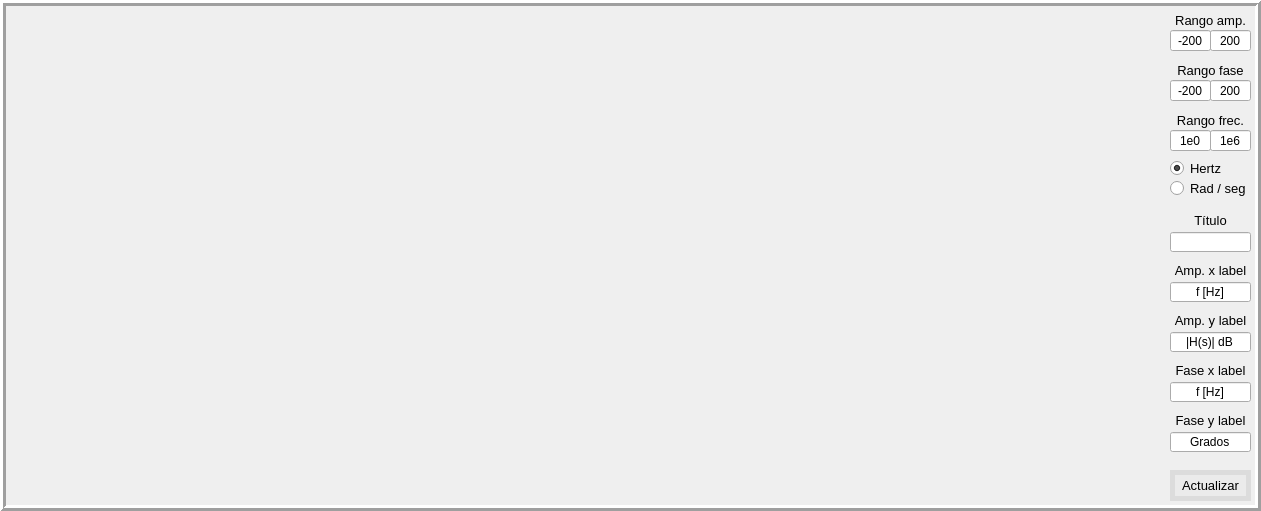
   <widget class="QFrame" name="frameplot">
    <property name="geometry">
     <rect>
      <x>10</x>
      <y>180</y>
      <width>1261</width>
      <height>511</height>
     </rect>
    </property>
    <property name="frameShape">
     <enum>QFrame::Box</enum>
    </property>
    <property name="frameShadow">
     <enum>QFrame::Raised</enum>
    </property>
    <property name="lineWidth">
     <number>3</number>
    </property>
    <widget class="QFrame" name="frameplotsetup">
     <property name="geometry">
      <rect>
       <x>1160</x>
       <y>10</y>
       <width>91</width>
       <height>491</height>
      </rect>
     </property>
     <property name="frameShape">
      <enum>QFrame::NoFrame</enum>
     </property>
     <property name="frameShadow">
      <enum>QFrame::Raised</enum>
     </property>
     <property name="lineWidth">
      <number>2</number>
     </property>
     <widget class="QLineEdit" name="editaylabel">
      <property name="geometry">
       <rect>
        <x>10</x>
        <y>322</y>
        <width>81</width>
        <height>20</height>
       </rect>
      </property>
      <property name="text">
       <string>|H(s)| dB</string>
      </property>
      <property name="alignment">
       <set>Qt::AlignCenter</set>
      </property>
     </widget>
     <widget class="QLineEdit" name="editaxlabel">
      <property name="geometry">
       <rect>
        <x>10</x>
        <y>272</y>
        <width>81</width>
        <height>20</height>
       </rect>
      </property>
      <property name="text">
       <string>f [Hz]</string>
      </property>
      <property name="alignment">
       <set>Qt::AlignCenter</set>
      </property>
     </widget>
     <widget class="QLabel" name="fxlabel">
      <property name="geometry">
       <rect>
        <x>10</x>
        <y>350</y>
        <width>81</width>
        <height>20</height>
       </rect>
      </property>
      <property name="font">
       <font>
        <pointsize>10</pointsize>
        <underline>false</underline>
       </font>
      </property>
      <property name="text">
       <string>Fase x label</string>
      </property>
      <property name="alignment">
       <set>Qt::AlignCenter</set>
      </property>
     </widget>
     <widget class="QLabel" name="aylabel">
      <property name="geometry">
       <rect>
        <x>10</x>
        <y>300</y>
        <width>81</width>
        <height>20</height>
       </rect>
      </property>
      <property name="font">
       <font>
        <pointsize>10</pointsize>
        <underline>false</underline>
       </font>
      </property>
      <property name="text">
       <string>Amp. y label</string>
      </property>
      <property name="alignment">
       <set>Qt::AlignCenter</set>
      </property>
     </widget>
     <widget class="QLabel" name="axlabel">
      <property name="geometry">
       <rect>
        <x>10</x>
        <y>250</y>
        <width>81</width>
        <height>20</height>
       </rect>
      </property>
      <property name="font">
       <font>
        <pointsize>10</pointsize>
        <underline>false</underline>
       </font>
      </property>
      <property name="text">
       <string>Amp. x label</string>
      </property>
      <property name="alignment">
       <set>Qt::AlignCenter</set>
      </property>
     </widget>
     <widget class="QLineEdit" name="editfylabel">
      <property name="geometry">
       <rect>
        <x>10</x>
        <y>422</y>
        <width>81</width>
        <height>20</height>
       </rect>
      </property>
      <property name="text">
       <string>Grados</string>
      </property>
      <property name="alignment">
       <set>Qt::AlignCenter</set>
      </property>
     </widget>
     <widget class="QLineEdit" name="editfxlabel">
      <property name="geometry">
       <rect>
        <x>10</x>
        <y>372</y>
        <width>81</width>
        <height>20</height>
       </rect>
      </property>
      <property name="text">
       <string>f [Hz]</string>
      </property>
      <property name="alignment">
       <set>Qt::AlignCenter</set>
      </property>
     </widget>
     <widget class="QLabel" name="fylabel">
      <property name="geometry">
       <rect>
        <x>10</x>
        <y>400</y>
        <width>81</width>
        <height>20</height>
       </rect>
      </property>
      <property name="font">
       <font>
        <pointsize>10</pointsize>
        <underline>false</underline>
       </font>
      </property>
      <property name="text">
       <string>Fase y label</string>
      </property>
      <property name="alignment">
       <set>Qt::AlignCenter</set>
      </property>
     </widget>
     <widget class="QLabel" name="titlelabel">
      <property name="geometry">
       <rect>
        <x>10</x>
        <y>200</y>
        <width>81</width>
        <height>20</height>
       </rect>
      </property>
      <property name="font">
       <font>
        <pointsize>10</pointsize>
        <underline>false</underline>
       </font>
      </property>
      <property name="text">
       <string>Título</string>
      </property>
      <property name="alignment">
       <set>Qt::AlignCenter</set>
      </property>
     </widget>
     <widget class="QLineEdit" name="edittitle">
      <property name="geometry">
       <rect>
        <x>10</x>
        <y>222</y>
        <width>81</width>
        <height>20</height>
       </rect>
      </property>
      <property name="text">
       <string/>
      </property>
      <property name="alignment">
       <set>Qt::AlignCenter</set>
      </property>
     </widget>
     <widget class="QPushButton" name="updatebtn2">
      <property name="geometry">
       <rect>
        <x>10</x>
        <y>460</y>
        <width>81</width>
        <height>31</height>
       </rect>
      </property>
      <property name="font">
       <font>
        <pointsize>10</pointsize>
       </font>
      </property>
      <property name="styleSheet">
       <string notr="true">background-color: rgb(235, 235, 235);
 border-style: solid;
 border-width:5px;
 border-color: rgb(220, 220, 220);</string>
      </property>
      <property name="text">
       <string>Actualizar</string>
      </property>
      <property name="autoDefault">
       <bool>false</bool>
      </property>
      <property name="default">
       <bool>false</bool>
      </property>
      <property name="flat">
       <bool>false</bool>
      </property>
     </widget>
     <widget class="QLineEdit" name="fymin">
      <property name="geometry">
       <rect>
        <x>10</x>
        <y>70</y>
        <width>41</width>
        <height>21</height>
       </rect>
      </property>
      <property name="inputMethodHints">
       <set>Qt::ImhFormattedNumbersOnly</set>
      </property>
      <property name="text">
       <string>-200</string>
      </property>
      <property name="alignment">
       <set>Qt::AlignCenter</set>
      </property>
     </widget>
     <widget class="QLineEdit" name="aymin">
      <property name="geometry">
       <rect>
        <x>10</x>
        <y>20</y>
        <width>41</width>
        <height>21</height>
       </rect>
      </property>
      <property name="inputMethodHints">
       <set>Qt::ImhFormattedNumbersOnly</set>
      </property>
      <property name="text">
       <string>-200</string>
      </property>
      <property name="alignment">
       <set>Qt::AlignCenter</set>
      </property>
     </widget>
     <widget class="QLineEdit" name="aymax">
      <property name="geometry">
       <rect>
        <x>50</x>
        <y>20</y>
        <width>41</width>
        <height>21</height>
       </rect>
      </property>
      <property name="inputMethodHints">
       <set>Qt::ImhFormattedNumbersOnly</set>
      </property>
      <property name="text">
       <string>200</string>
      </property>
      <property name="alignment">
       <set>Qt::AlignCenter</set>
      </property>
     </widget>
     <widget class="QLineEdit" name="fymax">
      <property name="geometry">
       <rect>
        <x>50</x>
        <y>70</y>
        <width>41</width>
        <height>21</height>
       </rect>
      </property>
      <property name="inputMethodHints">
       <set>Qt::ImhFormattedNumbersOnly</set>
      </property>
      <property name="text">
       <string>200</string>
      </property>
      <property name="alignment">
       <set>Qt::AlignCenter</set>
      </property>
     </widget>
     <widget class="QLabel" name="fyrangelabel">
      <property name="geometry">
       <rect>
        <x>10</x>
        <y>50</y>
        <width>81</width>
        <height>20</height>
       </rect>
      </property>
      <property name="font">
       <font>
        <pointsize>10</pointsize>
        <underline>false</underline>
       </font>
      </property>
      <property name="text">
       <string>Rango fase</string>
      </property>
      <property name="alignment">
       <set>Qt::AlignCenter</set>
      </property>
     </widget>
     <widget class="QLabel" name="ayrangelabel">
      <property name="geometry">
       <rect>
        <x>10</x>
        <y>0</y>
        <width>81</width>
        <height>20</height>
       </rect>
      </property>
      <property name="font">
       <font>
        <pointsize>10</pointsize>
        <underline>false</underline>
       </font>
      </property>
      <property name="text">
       <string>Rango amp.</string>
      </property>
      <property name="alignment">
       <set>Qt::AlignCenter</set>
      </property>
     </widget>
     <widget class="QRadioButton" name="checkhertz">
      <property name="geometry">
       <rect>
        <x>10</x>
        <y>150</y>
        <width>81</width>
        <height>17</height>
       </rect>
      </property>
      <property name="font">
       <font>
        <pointsize>10</pointsize>
       </font>
      </property>
      <property name="text">
       <string>Hertz</string>
      </property>
      <property name="checked">
       <bool>true</bool>
      </property>
     </widget>
     <widget class="QLineEdit" name="axmax">
      <property name="geometry">
       <rect>
        <x>50</x>
        <y>120</y>
        <width>41</width>
        <height>21</height>
       </rect>
      </property>
      <property name="inputMethodHints">
       <set>Qt::ImhFormattedNumbersOnly</set>
      </property>
      <property name="text">
       <string>1e6</string>
      </property>
      <property name="alignment">
       <set>Qt::AlignCenter</set>
      </property>
     </widget>
     <widget class="QLabel" name="axrangelabel">
      <property name="geometry">
       <rect>
        <x>10</x>
        <y>100</y>
        <width>81</width>
        <height>20</height>
       </rect>
      </property>
      <property name="font">
       <font>
        <pointsize>10</pointsize>
        <underline>false</underline>
       </font>
      </property>
      <property name="text">
       <string>Rango frec.</string>
      </property>
      <property name="alignment">
       <set>Qt::AlignCenter</set>
      </property>
     </widget>
     <widget class="QRadioButton" name="checkrad">
      <property name="geometry">
       <rect>
        <x>10</x>
        <y>170</y>
        <width>81</width>
        <height>17</height>
       </rect>
      </property>
      <property name="font">
       <font>
        <pointsize>10</pointsize>
       </font>
      </property>
      <property name="text">
       <string>Rad / seg</string>
      </property>
     </widget>
     <widget class="QLineEdit" name="axmin">
      <property name="geometry">
       <rect>
        <x>10</x>
        <y>120</y>
        <width>41</width>
        <height>21</height>
       </rect>
      </property>
      <property name="inputMethodHints">
       <set>Qt::ImhFormattedNumbersOnly</set>
      </property>
      <property name="text">
       <string>1e0</string>
      </property>
      <property name="alignment">
       <set>Qt::AlignCenter</set>
      </property>
     </widget>
    </widget>
    <widget class="QWidget" name="verticalLayoutWidget">
     <property name="geometry">
      <rect>
       <x>10</x>
       <y>10</y>
       <width>561</width>
       <height>491</height>
      </rect>
     </property>
     <layout class="QVBoxLayout" name="amplayout"/>
    </widget>
    <widget class="QWidget" name="verticalLayoutWidget_2">
     <property name="geometry">
      <rect>
       <x>580</x>
       <y>10</y>
       <width>561</width>
       <height>491</height>
      </rect>
     </property>
     <layout class="QVBoxLayout" name="phaselayout"/>
    </widget>
   </widget>
